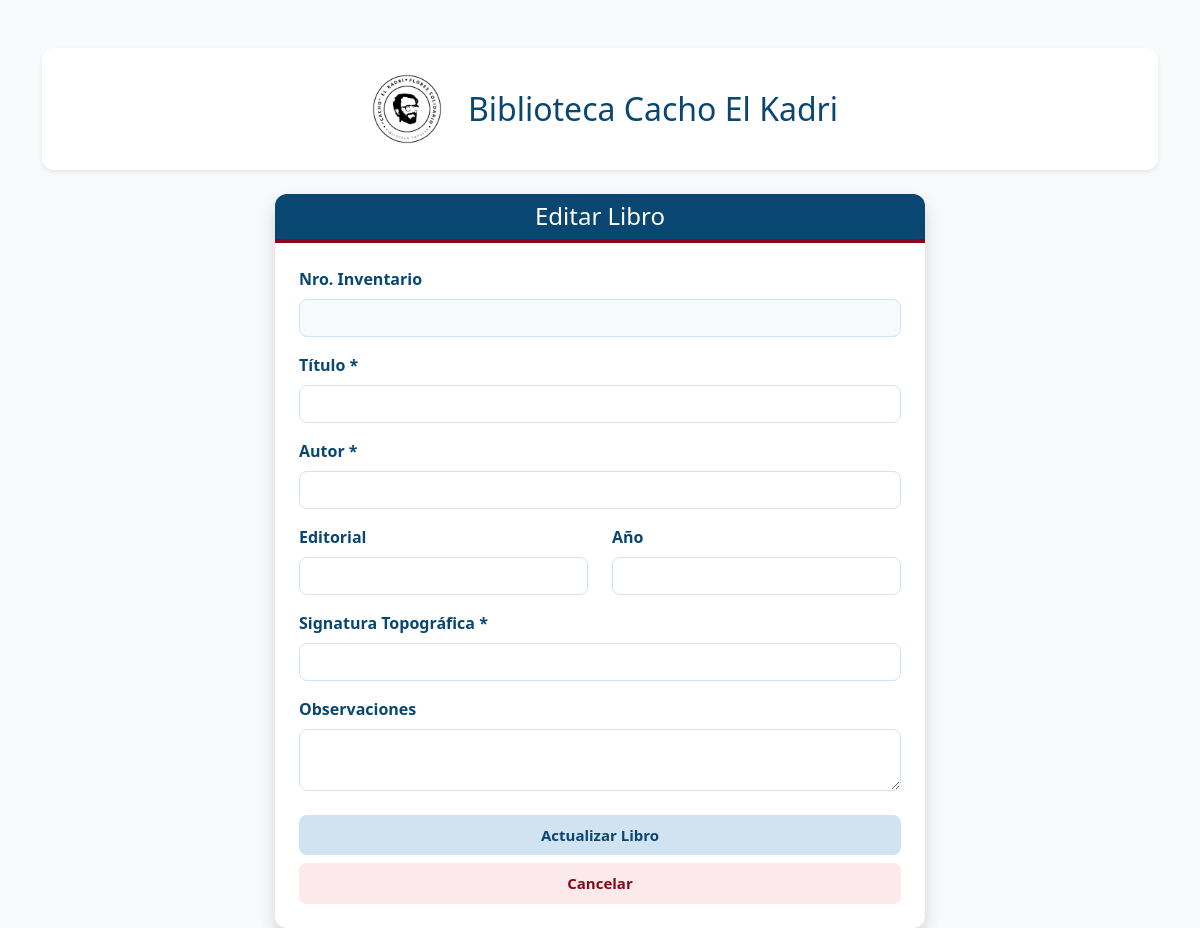
Page /editar/1 (signed in) on the earlier database version.
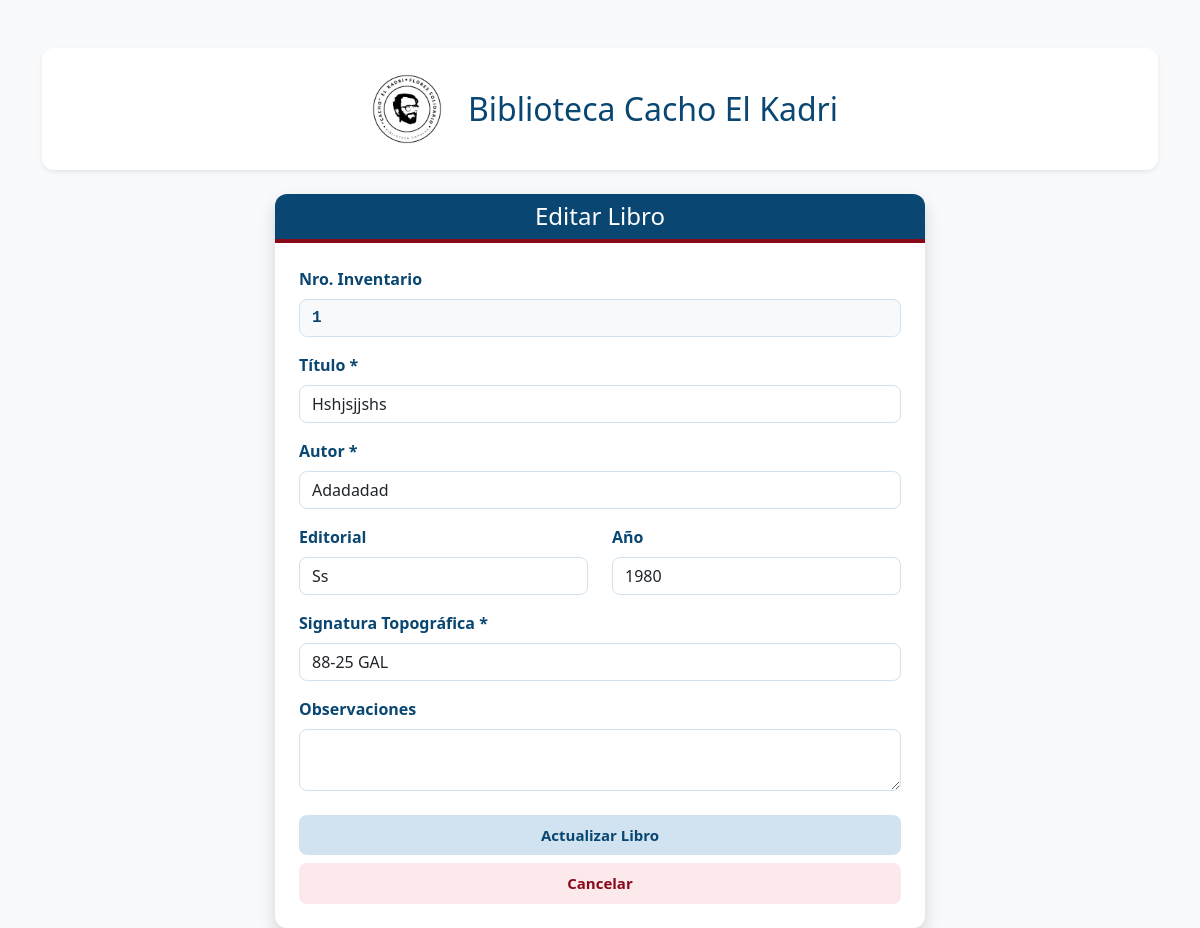
Same page on the later database version.
### tables this page shows
CREATE TABLE Ejemplares (
            nro_inventario INTEGER PRIMARY KEY,
            mfn_vinculado INTEGER,
            signatura_topografica TEXT NOT NULL,
            observaciones TEXT,
            FOREIGN KEY (mfn_vinculado) REFERENCES Obras (mfn)
        );

CREATE TABLE Obras (
            mfn INTEGER PRIMARY KEY AUTOINCREMENT,
            titulo TEXT NOT NULL,
            autor TEXT NOT NULL,
            editorial TEXT,
            anio TEXT
        );

### app.py (the view)
@app.route('/editar/<int:nro_inventario>')
def editar_libro(nro_inventario):
    if not session.get('admin'):
        return redirect('/')
    conexion = sqlite3.connect("biblioteca.db")
    cursor = conexion.cursor()
    cursor.execute('''
        SELECT e.nro_inventario, o.titulo, o.autor, o.editorial, o.anio, e.signatura_topografica, e.observaciones
        FROM Ejemplares e
        JOIN Obras o ON e.mfn_vinculado = o.mfn
        WHERE e.nro_inventario = ?
    ''', (nro_inventario,))
    libro_a_editar = cursor.fetchone()
    conexion.close()
    return render_template('editar_libro.html', libro=libro_a_editar)

### templates/editar_libro.html (shortened to what this page needs)
<!DOCTYPE html>
<html lang="es">
<head>
    <link href="https://cdn.jsdelivr.net/npm/bootstrap@5.3.0/dist/css/bootstrap.min.css" rel="stylesheet">
</head>
<body class="bg-light">
    <div class="container mt-5">
        <div class="d-flex justify-content-center align-items-center mb-4 p-3 bg-white rounded shadow-sm border-0" style="border-radius: 12px !important;">
            <div class="d-flex align-items-center">
                <img src="{{ url_for('static', filename='img/logo.png') }}" alt="Logo Flores Solidario" class="me-3" style="height: 90px; width: auto;">
                <h1 class="h2 m-0">Biblioteca Cacho El Kadri</h1>
            </div>
        </div>
        <div class="card shadow mx-auto" style="max-width: 650px;">
            <div class="card-header text-white text-center" style="background-color: #094672; border-bottom: 4px solid #88091a;">
                <h4 class="mb-0 font-weight-bold">Editar Libro</h4>
            </div>
            <div class="card-body p-4">
                <form action="/actualizar/{{ libro[0] }}" method="POST">
                    <div class="mb-3">
                        <label class="form-label fw-bold">Nro. Inventario</label>
                        <input type="number" name="nro_inventario" class="form-control bg-light" value="{{ libro[0] }}" readonly style="color: #094672; font-family: monospace; font-size: 16px; font-weight: bold;">
                    </div>
                    <div class="mb-3">
                        <label class="form-label fw-bold">Título *</label>
                        <input type="text" name="titulo" class="form-control" value="{{ libro[1] }}" required>
                    </div>
                    <div class="mb-3">
                        <label class="form-label fw-bold">Autor *</label>
                        <input type="text" name="autor" class="form-control" value="{{ libro[2] }}" required>
                    </div>
                    <div class="row">
                        <div class="col-md-6 mb-3">
                            <label class="form-label fw-bold">Editorial</label>
                            <input type="text" name="editorial" class="form-control" value="{{ libro[3] if libro[3] else '' }}">
                        </div>
                        <div class="col-md-6 mb-3">
                            <label class="form-label fw-bold">Año</label>
                            <input type="number" name="anio" class="form-control" value="{{ libro[4] if libro[4] else '' }}">
                        </div>
                    </div>
                    <div class="mb-3">
                        <label class="form-label fw-bold">Signatura Topográfica *</label>
                        <input type="text" name="signatura" class="form-control" value="{{ libro[5] }}" required>
                    </div>
                    <div class="mb-4">
                        <label class="form-label fw-bold">Observaciones</label>
                        <textarea name="observaciones" class="form-control" rows="2">{{ libro[6] if libro[6] else '' }}</textarea>
                    </div>
                    <div class="d-grid gap-2">
                        <button type="submit" class="btn btn-success btn-lg">Actualizar Libro</button>
                        <a href="/" class="btn btn-outline-secondary btn-lg text-center">Cancelar</a>
                    </div>
                </form>
            </div>
        </div>
    </div>
</body>
</html>

Differences in the rows shown:
added Ejemplares: nro_inventario "1", signatura "88-25 GAL"
added Obras: titulo "Hshjsjjshs", autor "Adadadad", editorial "Ss", anio "1980"
